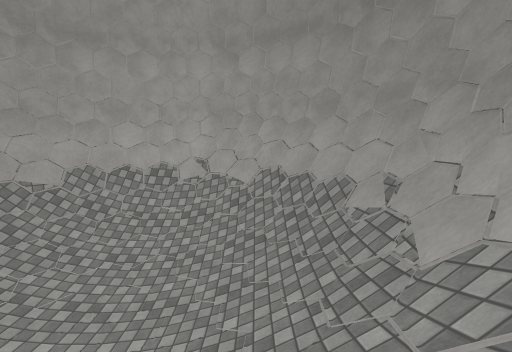
[1] (above)

12 first-person views from a walk through a scene from a Unity 3-D project. The camera is 1.5 m above the floor, tilts 8° down and sees 90° across. The floor is counted in squares, 0.5 m on a side. Each view is taken from the middle of a square. On the plan, view 1 faces up. The plan holds only what a view shows up to about 19 squares ahead; the rest is blank. The place goes on beyond the plan. Some animated figures are left out. Surface patterns are stand-ins for the level's own textures.

[2]
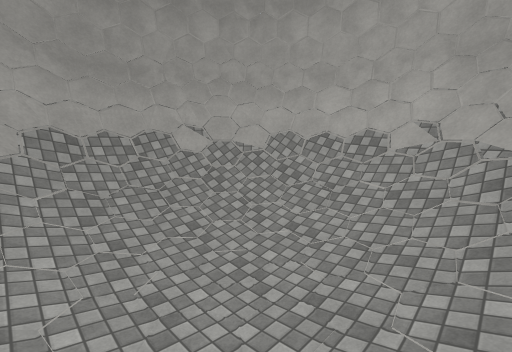

[3]
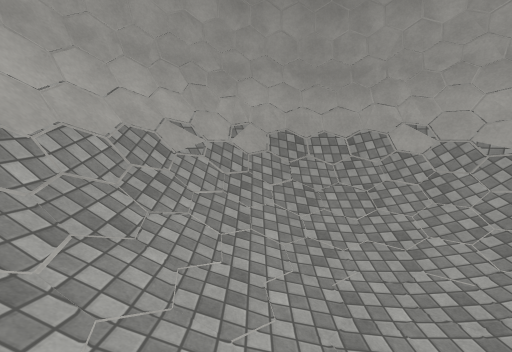

[4]
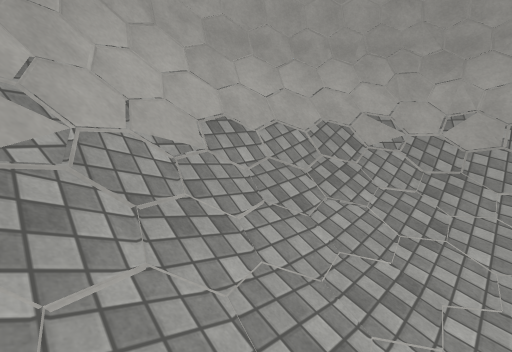

[5]
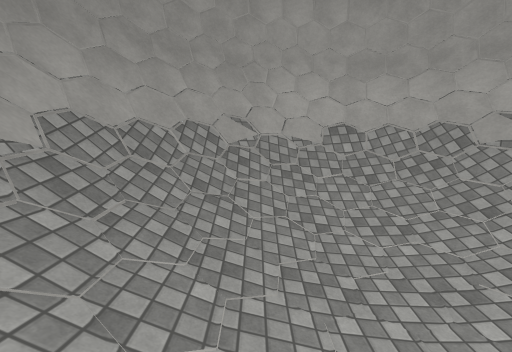

[6]
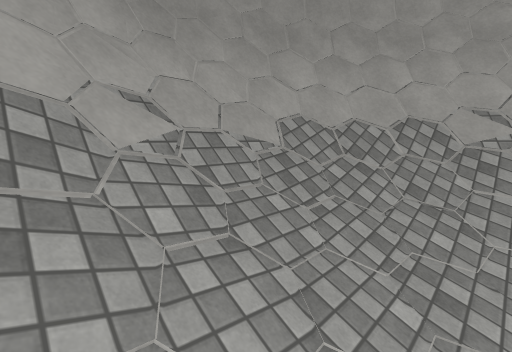

[7]
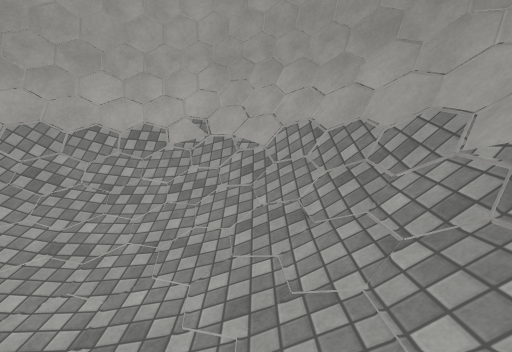

[8]
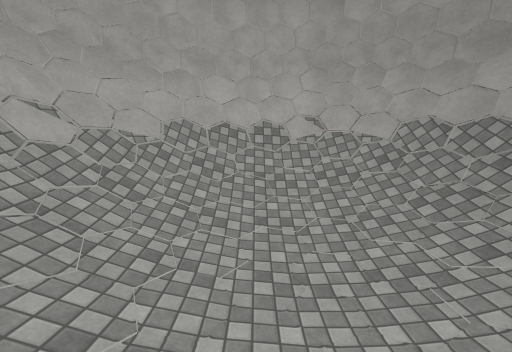

[9]
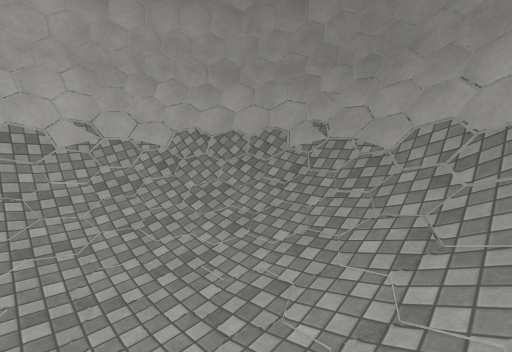

[10]
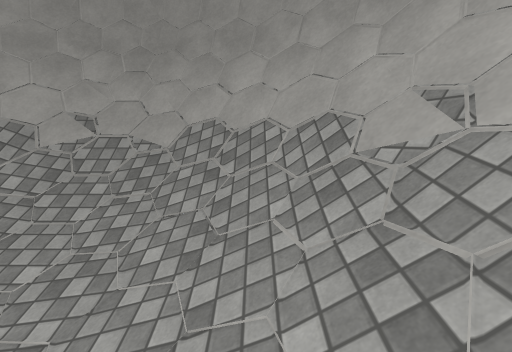

[11]
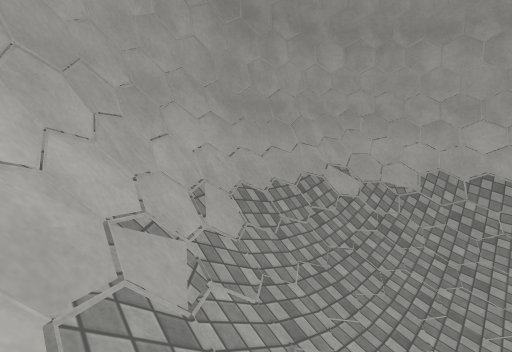

[12]
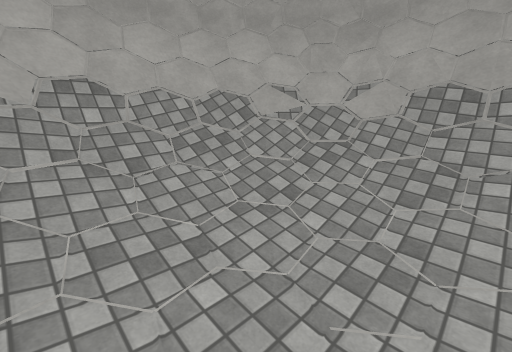

### Floor plan
Key: @ floor where view 1 was taken; # wall or solid block; . main floor; : floor 0.25 m higher than the main floor; + floor 0.5 m higher than the main floor; * floor 2 m higher than the main floor; % floor 2.5 m higher than the main floor; / step, stairs or slope; = window, fence, low wall or low ledge; ^ raised ledge.
Columns run from 19 left of view 1 to 7 right of it. Each row starts with its distance up from view 1.
 22          #######
 21       #####^=^###
 20      ##^^==#%#=#=#####
 19    ###=##///*///##^=^###
 18   ###=#///////////====##
 17  ###==///////////////=^##
 16  ##=#/////////////////=^##
 15 ##^=///////////////////=##
 14 ##==////////////////////=#
 13 #=%////////:////////////=#
 12 #=////////::::::////////=#
 11 #=///////::....::///////=##
 10 #=///////:......:///////###
  9 ==///////:......:://////=^#
  8 ==///////:......:://////=^#
  7 #=//////+:......:/+/////=##
  6 #=///////::....::/+/////=##
  5 #=///////+::::::////////=^#
  4 #=/=/////////://////////=##
  3 ##=#////////////////////###
  2 ###=///////////////////=##
  1  ##=#/////////////////=##
  0   #^=#/////////////@/#=##
 -1   ##^=#////////////#==##
 -2    ###=##/////////#=^###
 -3      ##^===#/%=#===####
 -4       #####==^#######
 -5          #######

Where each view was taken, in squares from view 1:
view 1: 0 up, 0 right, facing up
view 2: 4 up, 1 left, facing up-left
view 3: 4 up, 1 left, facing left
view 4: 5 up, 1 left, facing down-left
view 5: 13 up, 2 left, facing down
view 6: 13 up, 2 left, facing down-right
view 7: 5 up, 1 left, facing up
view 8: 3 up, 8 left, facing up
view 9: 2 up, 8 left, facing up-right
view 10: 2 up, 7 left, facing right
view 11: 2 down, 9 left, facing up-left
view 12: 8 up, 5 left, facing down-left
